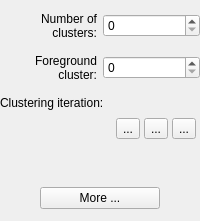
            <widget class="QWidget" name="pgCluster">
             <layout class="QGridLayout" name="gridLayout_4">
              <property name="leftMargin">
               <number>0</number>
              </property>
              <property name="topMargin">
               <number>12</number>
              </property>
              <property name="rightMargin">
               <number>0</number>
              </property>
              <property name="bottomMargin">
               <number>12</number>
              </property>
              <property name="verticalSpacing">
               <number>4</number>
              </property>
              <item row="2" column="0">
               <widget class="QLabel" name="label_5">
                <property name="text">
                 <string>&lt;html&gt;&lt;head/&gt;&lt;body&gt;&lt;p align=&quot;right&quot;&gt;Foreground&lt;br/&gt;cluster:&lt;/p&gt;&lt;/body&gt;&lt;/html&gt;</string>
                </property>
               </widget>
              </item>
              <item row="2" column="1">
               <widget class="QSpinBox" name="inClusterActive"/>
              </item>
              <item row="0" column="1">
               <widget class="QSpinBox" name="inClusterCount"/>
              </item>
              <item row="6" column="0">
               <spacer name="verticalSpacer_2">
                <property name="orientation">
                 <enum>Qt::Vertical</enum>
                </property>
                <property name="sizeHint" stdset="0">
                 <size>
                  <width>20</width>
                  <height>40</height>
                 </size>
                </property>
               </spacer>
              </item>
              <item row="8" column="0" colspan="2" alignment="Qt::AlignHCenter">
               <widget class="QPushButton" name="btnClusterDetail">
                <property name="minimumSize">
                 <size>
                  <width>120</width>
                  <height>0</height>
                 </size>
                </property>
                <property name="maximumSize">
                 <size>
                  <width>120</width>
                  <height>16777215</height>
                 </size>
                </property>
                <property name="text">
                 <string>More ...</string>
                </property>
               </widget>
              </item>
              <item row="0" column="0">
               <widget class="QLabel" name="label_3">
                <property name="text">
                 <string>&lt;html&gt;&lt;head/&gt;&lt;body&gt;&lt;p align=&quot;right&quot;&gt;Number of&lt;br/&gt;clusters:&lt;/p&gt;&lt;/body&gt;&lt;/html&gt;</string>
                </property>
               </widget>
              </item>
              <item row="5" column="0" colspan="2">
               <widget class="QWidget" name="widget_3" native="true">
                <layout class="QHBoxLayout" name="horizontalLayout_4">
                 <property name="spacing">
                  <number>4</number>
                 </property>
                 <property name="margin">
                  <number>4</number>
                 </property>
                 <item>
                  <spacer name="horizontalSpacer_4">
                   <property name="orientation">
                    <enum>Qt::Horizontal</enum>
                   </property>
                   <property name="sizeHint" stdset="0">
                    <size>
                     <width>40</width>
                     <height>20</height>
                    </size>
                   </property>
                  </spacer>
                 </item>
                 <item>
                  <widget class="QToolButton" name="btnClusterReinitialize">
                   <property name="maximumSize">
                    <size>
                     <width>28</width>
                     <height>28</height>
                    </size>
                   </property>
                   <property name="toolTip">
                    <string>&lt;html&gt;&lt;head/&gt;&lt;body&gt;&lt;p&gt;Reinitialize the clusters&lt;/p&gt;&lt;/body&gt;&lt;/html&gt;</string>
                   </property>
                   <property name="text">
                    <string>...</string>
                   </property>
                   <property name="icon">
                    <iconset resource="../Resources/SNAPResources.qrc">
                     <normaloff>:/root/view-refresh-4.png</normaloff>:/root/view-refresh-4.png</iconset>
                   </property>
                   <property name="iconSize">
                    <size>
                     <width>22</width>
                     <height>22</height>
                    </size>
                   </property>
                  </widget>
                 </item>
                 <item>
                  <widget class="QToolButton" name="btnClusterIterate">
                   <property name="maximumSize">
                    <size>
                     <width>28</width>
                     <height>28</height>
                    </size>
                   </property>
                   <property name="toolTip">
                    <string>&lt;html&gt;&lt;head/&gt;&lt;body&gt;&lt;p&gt;Perform one iteration of cluster computation&lt;/p&gt;&lt;/body&gt;&lt;/html&gt;</string>
                   </property>
                   <property name="text">
                    <string>...</string>
                   </property>
                   <property name="icon">
                    <iconset resource="../Resources/SNAPResources.qrc">
                     <normaloff>:/root/media-playback-start-1x-4.png</normaloff>:/root/media-playback-start-1x-4.png</iconset>
                   </property>
                   <property name="iconSize">
                    <size>
                     <width>22</width>
                     <height>22</height>
                    </size>
                   </property>
                  </widget>
                 </item>
                 <item>
                  <widget class="QToolButton" name="btnClusterIterateMany">
                   <property name="maximumSize">
                    <size>
                     <width>28</width>
                     <height>28</height>
                    </size>
                   </property>
                   <property name="toolTip">
                    <string>&lt;html&gt;&lt;head/&gt;&lt;body&gt;&lt;p&gt;Perform ten iterations of cluster computation&lt;/p&gt;&lt;/body&gt;&lt;/html&gt;</string>
                   </property>
                   <property name="text">
                    <string>...</string>
                   </property>
                   <property name="icon">
                    <iconset resource="../Resources/SNAPResources.qrc">
                     <normaloff>:/root/media-playback-start-10x-4.png</normaloff>:/root/media-playback-start-10x-4.png</iconset>
                   </property>
                   <property name="iconSize">
                    <size>
                     <width>22</width>
                     <height>22</height>
                    </size>
                   </property>
                  </widget>
                 </item>
                </layout>
               </widget>
              </item>
              <item row="4" column="0" colspan="2">
               <widget class="QLabel" name="label_20">
                <property name="text">
                 <string>Clustering iteration:</string>
                </property>
               </widget>
              </item>
              <item row="3" column="0">
               <spacer name="verticalSpacer_10">
                <property name="orientation">
                 <enum>Qt::Vertical</enum>
                </property>
                <property name="sizeType">
                 <enum>QSizePolicy::Fixed</enum>
                </property>
                <property name="sizeHint" stdset="0">
                 <size>
                  <width>20</width>
                  <height>10</height>
                 </size>
                </property>
               </spacer>
              </item>
              <item row="1" column="0">
               <spacer name="verticalSpacer_11">
                <property name="orientation">
                 <enum>Qt::Vertical</enum>
                </property>
                <property name="sizeType">
                 <enum>QSizePolicy::Fixed</enum>
                </property>
                <property name="sizeHint" stdset="0">
                 <size>
                  <width>20</width>
                  <height>10</height>
                 </size>
                </property>
               </spacer>
              </item>
             </layout>
            </widget>
